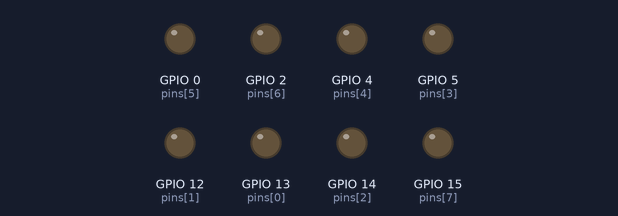
A program run on a simulated ESP8266 board running MicroPython. Shown: output pins drawn as LEDs (lit = HIGH).

Above: at 0.05 s.
At 0.15 s:
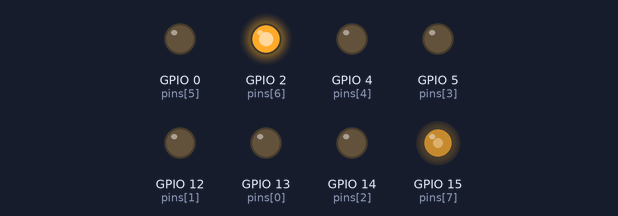
At 0.3 s:
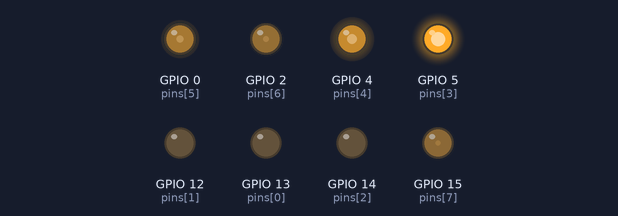
At 0.55 s:
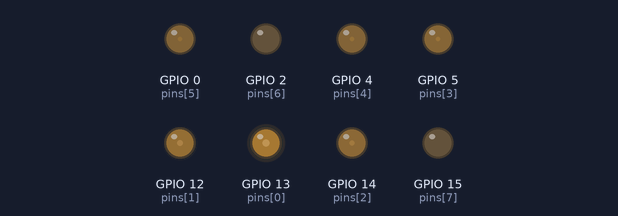
At 0.95 s:
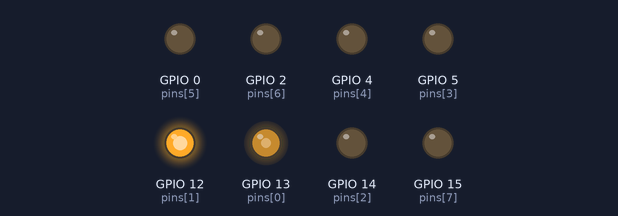
At 1.35 s:
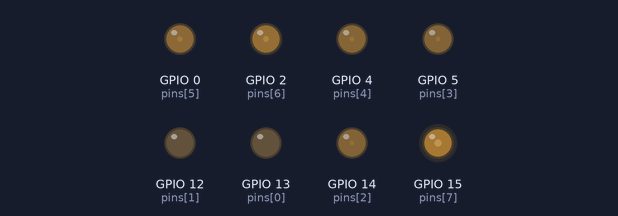
Timing chart, 0 to 3.7 s (numbered marks = the images above):
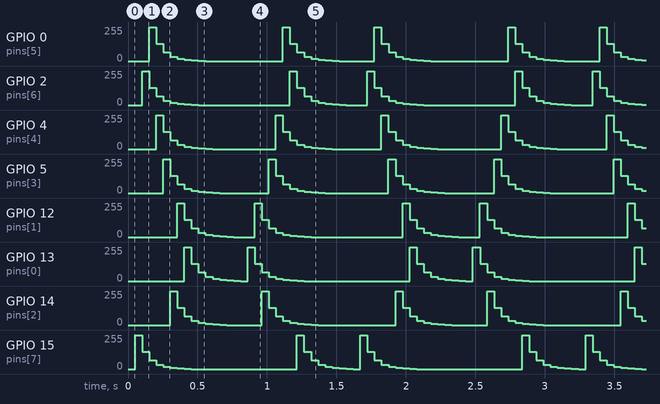

The program:

FlowingLight.py
```python
from machine import Pin,PWM
import time
pins=[13, 12, 14, 5, 4, 0, 2, 15]
dutys=[0,0,0,0,0,0,0,0,1023,512,256,128,64,32,16,8,0,0,0,0,0,0,0,0];
delayTimes=50
frequency = 1000
def showled():
    for i in range(0,16):
        for j in range(0,8):
           led = PWM(Pin(pins[j]),frequency)
           led.duty(dutys[i+j])
        time.sleep_ms(delayTimes)
    for i in range(0,16):
        for j in range(0,8):
           led = PWM(Pin(pins[7-j]),frequency)
           led.duty(dutys[i+j])
        time.sleep_ms(delayTimes)
while True:
    showled()
```

Measured:
- by itself, GPIO 0 (pins[5]): repeats every 1.6 s: 128/255 0.05 s, 64/255 0.05 s, 32/255 0.05 s, 16/255 0.05 s, 8/255 0.05 s, 4/255 0.05 s, 2/255 0.05 s, 0/255 0.56 s, 255/255 0.05 s, 128/255 0.05 s, 64/255 0.05 s, 32/255 0.05 s, 16/255 0.05 s, 8/255 0.05 s, 4/255 0.05 s, 2/255 0.05 s, 0/255 0.25 s, 255/255 0.05 s
- by itself, GPIO 2 (pins[6]): repeats every 1.6 s: 128/255 0.05 s, 64/255 0.05 s, 32/255 0.05 s, 16/255 0.05 s, 8/255 0.05 s, 4/255 0.05 s, 2/255 0.05 s, 0/255 0.66 s, 255/255 0.05 s, 128/255 0.05 s, 64/255 0.05 s, 32/255 0.05 s, 16/255 0.05 s, 8/255 0.05 s, 4/255 0.05 s, 2/255 0.05 s, 0/255 0.15 s, 255/255 0.05 s
